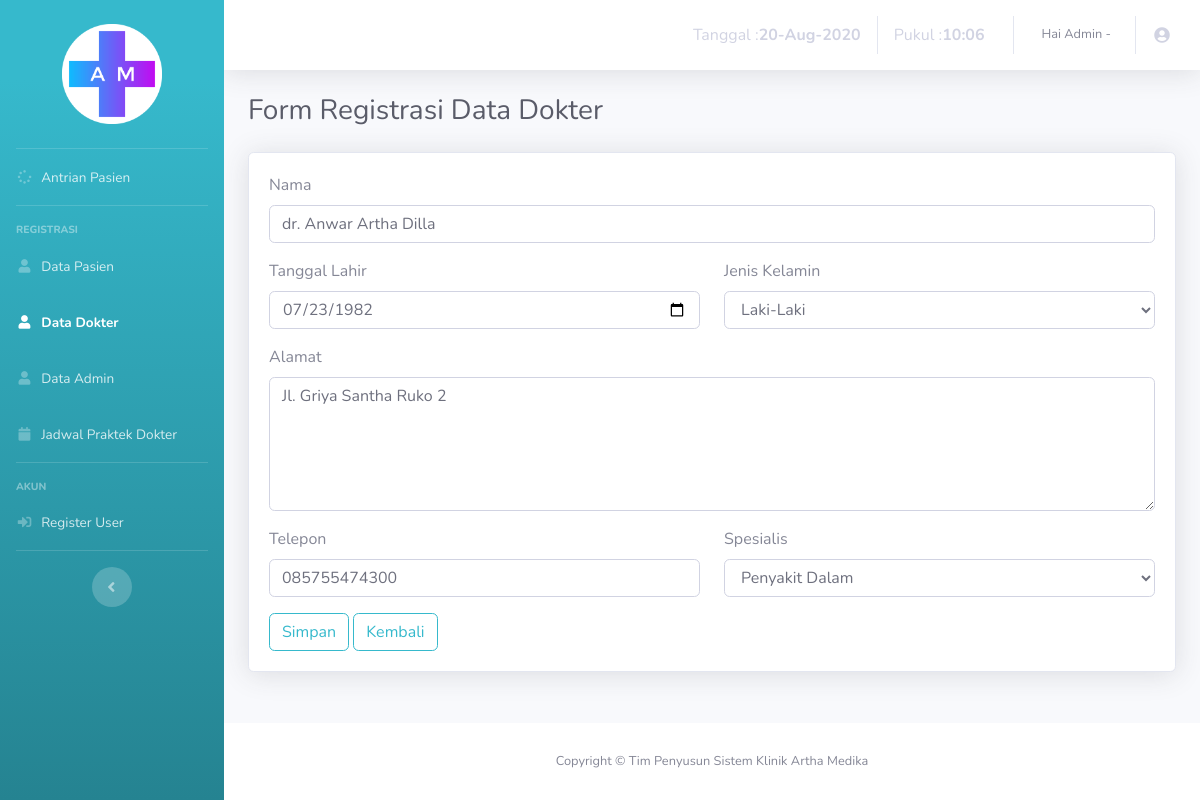
The page /admin/edit-dokter.php?id_dokter=8 on the database its author committed.
### tables this page shows
CREATE TABLE IF NOT EXISTS `dokter` (
`id_dokter` int(1) NOT NULL,
  `nama` varchar(30) NOT NULL,
  `tgl_lahir` date NOT NULL,
  `jk` varchar(10) NOT NULL,
  `alamat` varchar(50) NOT NULL,
  `tlp` varchar(14) NOT NULL,
  `spesialis` varchar(17) NOT NULL
);

### admin/edit-dokter.php (the view, shortened to what this page needs)
<!DOCTYPE html>
<html lang="en">
<head>
  <link href="vendor/fontawesome-free/css/all.min.css" rel="stylesheet" type="text/css">
  <link href="css/sb-admin-2.min.css" rel="stylesheet">
  <link href="vendor/datatables/dataTables.bootstrap4.min.css" rel="stylesheet">
</head>
<body id="page-top">
  <div id="wrapper">
    <ul class="navbar-nav bg-gradient-info sidebar sidebar-dark accordion" id="accordionSidebar">
      <br>
      <div class="logo">
        <a href="#" class="simple-text logo-normal">
          <img class="center" src="../image/logo.png"/>
        </a>
      </div>
      <br>
      <hr class="sidebar-divider my-0">
      <li class="nav-item ">
        <a class="nav-link" href="index.php">
          <i class="fas fa-fw fa-spinner"></i>
          <span>Antrian Pasien</span></a>
        </li>
        <hr class="sidebar-divider">
        <div class="sidebar-heading">
          Registrasi
        </div>
        <li class="nav-item ">
          <a class="nav-link" href="datapasien.php">
            <i class="fas fa-fw fa-user"></i>
            <span>Data Pasien</span></a>
          </li>
          <li class="nav-item active">
            <a class="nav-link" href="datadokter.php">
              <i class="fas fa-fw fa-user"></i>
              <span>Data Dokter</span></a>
            </li>
            <li class="nav-item">
              <a class="nav-link" href="dataadmin.php">
                <i class="fas fa-fw fa-user"></i>
                <span>Data Admin</span></a>
              </li>
              <li class="nav-item">
                <a class="nav-link" href="jadwal.php">
                  <i class="fas fa-fw fa-calendar"></i>
                  <span>Jadwal Praktek Dokter</span></a>
                </li>
                <hr class="sidebar-divider">
                <div class="sidebar-heading">
                  Akun
                </div>
                <li class="nav-item">
                  <a class="nav-link" href="datauser.php">
                    <i class="fas fa-fw fa-sign-in-alt"></i>
                    <span>Register User</span></a>
                  </li>
                  <hr class="sidebar-divider d-none d-md-block">
                  <div class="text-center d-none d-md-inline">
                    <button class="rounded-circle border-0" id="sidebarToggle"></button>
                  </div>
                </ul>
                <div id="content-wrapper" class="d-flex flex-column">
                  <div id="content">
                    <nav class="navbar navbar-expand navbar-light bg-white topbar mb-4 static-top shadow">
                      <ul class="navbar-nav ml-auto">
                        <li class="nav-item">
                          <a class="nav-link" href="#">
                           <?php
                           $tanggal= mktime(date("m"),date("d"),date("Y"));
                           echo "Tanggal : <b>".date("d-M-Y", $tanggal)."</b> ";
                           $jam=date("H:i");
                           echo "Pukul : <b>". $jam." "."</b>";
                           ?>
                         </a>
                       </li>
                       <li class="nav-item dropdown no-arrow">
                        <a class="nav-link dropdown-toggle" href="#" id="userDropdown" role="button" data-toggle="dropdown" aria-haspopup="true" aria-expanded="false">
                          <span class="mr-2 d-none d-lg-inline text-gray-600 small">Hai Admin -
                          ?></span>
                          <i class="fas fa-fw fa-user-circle"></i>
                        </a>
                      </li>
                    </ul>
                  </nav>
                  <div class="container-fluid">
                    <div class="d-sm-flex align-items-center justify-content-between mb-4">
                      <h1 class="h3 mb-0 text-gray-800">Form Registrasi Data Dokter</h1>
                    </div>
                    <?php
                    include '../process/conSQL.php';
                    $id_dokter = $_GET['id_dokter'];
                    $query = "SELECT * FROM dokter WHERE id_dokter='$id_dokter'";
                    $show = mysqli_query($con, $query);
                    if(mysqli_num_rows($show) == 0){
                      echo '<script>window.history.back()</script>';
                    }else{
                      $data = mysqli_fetch_assoc($show);
                    }
                    ?>
                    <div class="card shadow mb-4">
                      <div class="card-body">
                       <form enctype="multipart/form-data" action="./process/edit-regisdokter.php" method="POST">
                        <div class="row">
                          <div class="col-md-12">
                            <div class="form-group">
                              <label class="bmd-label-floating">Nama</label>
                              <input type="text" class="form-control" name="nama" id="nama" required="required" value="<?php echo $data['nama']; ?>">
                            </div>
                          </div>
                        </div>
                        <div class="row">
                          <div class="col-md-6">
                            <div class="form-group">
                              <label class="bmd-label-floating">Tanggal Lahir</label>
                              <input type="date" class="form-control" name="tgl_lahir" id="tgl_lahir" required="required" value="<?php echo $data['tgl_lahir']; ?>">
                            </div>
                          </div>
                          <div class="col-md-6">
                            <div class="form-group">
                              <label class="bmd-label-floating">Jenis Kelamin</label>
                              <select class="form-control" id="jk" name="jk" >
                               <option value="Laki-Laki" <?php if($data['jk'] == 'Laki-Laki'){ echo 'selected'; } ?>>Laki-Laki</option>
                             </select>
                           </div>
                         </div>
                       </div>
                       <div class="row">
                        <div class="col-md-12">
                          <div class="form-group">
                            <label class="bmd-label-floating">Alamat</label>
                            <textarea class="form-control" rows="5" name="alamat" id="alamat" required="required"><?php echo $data['alamat']; ?></textarea>
                          </div>
                        </div>
                      </div>
                      <div class="row">
                        <div class="col-md-6">
                          <div class="form-group">
                            <label class="bmd-label-floating">Telepon</label>
                            <input type="text" class="form-control" name="tlp" id="tlp" required="required" value="<?php echo $data['tlp']; ?>">
                          </div>
                        </div>
                        <div class="col-md-6">
                          <div class="form-group">
                            <label class="bmd-label-floating">Spesialis</label>
                           <select class="form-control" id="spesialis" name="spesialis" >
                                <option value="Penyakit Dalam" <?php if($data['spesialis'] == 'Penyakit Dalam'){ echo 'selected'; } ?>>Penyakit Dalam</option>
                              </select>
                          </div>
                        </div>
                      </div>
                      <button type="submit" class="btn btn-outline-info ">Simpan</button>
                      <a href="datadokter.php" class="btn btn-outline-info">Kembali</a>
                    </form>
                  </div>
                </div>
              </div>
            </div>
            <footer class="sticky-footer bg-white">
              <div class="container my-auto">
                <div class="copyright text-center my-auto">
                  <span>Copyright &copy; Tim Penyusun Sistem Klinik Artha Medika</span>
                </div>
              </div>
            </footer>
          </div>
        </div>
      </body>
      </html>

### admin/edit-dokter.php (style rules this page uses)
.center { margin-left:auto;margin-right:auto;display:block;width:100px }

### rows shown on the page
dokter: nama "dr. Anwar Artha Dilla", tgl_lahir "07/23/1982", jk "Laki-Laki", alamat "Jl. Griya Santha Ruko 2", tlp "085755474300", spesialis "Penyakit Dalam"
